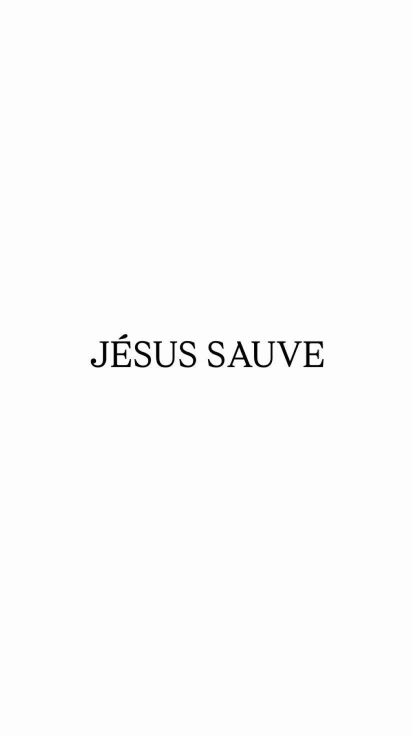
#> input picture analyses-video/2026-11-20_jesus-est-dieu-saint-espoir/images/image_01.jpg, 828 x 1472 px (shown at 1/2 size)
$ python trace.py ../../analyses-video/2026-11-20_jesus-est-dieu-saint-espoir/images/image_01.jpg
#> lines starting #> are read from the running program, lines starting #| are printed output that depends on the picture; after the words box and inside, x2 and y2 are one past the last pixel; in counts of white or black regions, pixels touching at a corner belong together
import sys, numpy as np, cv2, potrace
img = cv2.imread(sys.argv[1])[:, :, ::-1].astype(int)  # RGB
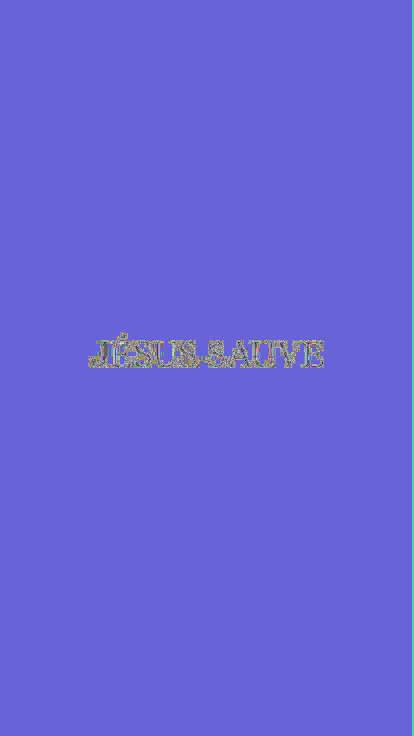
#> img: shape (1472, 828, 3) int64 (shown at 1/2 size); 256 distinct labels, from 0 to 255; one colour per label, 0 black
H, W = img.shape[:2]; print("size", W, H)
#> after `H, W = img.shape[:2]`: H = 1472; W = 828
#| size 828 1472
R,G,B = img[...,0],img[...,1],img[...,2]
#> R: shape (1472, 828) int64; 256 distinct labels, from 0 to 255
orange = (R>200)&(G>60)&(G<150)&(B<110)
#> orange: shape (1472, 828) bool; every value is 0
white = (R>220)&(G>220)&(B>220)
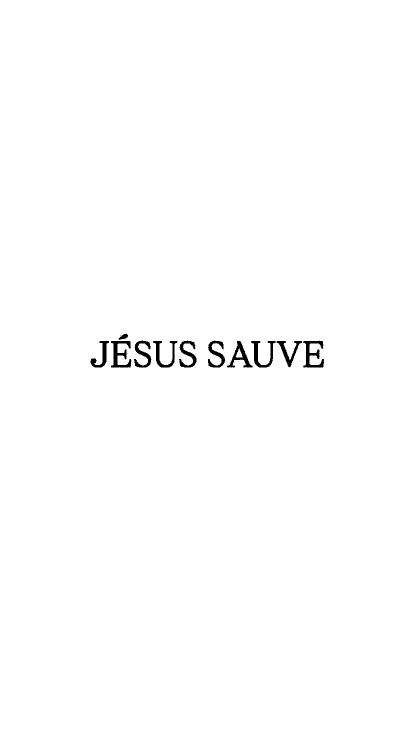
#> white: shape (1472, 828) bool (shown at 1/2 size); 99.3% white; 13 black regions (2 under 20 px), largest, box (x1, y1, x2, y2) and area: (222, 682, 263, 735) 990, (606, 681, 648, 735) 983, (502, 682, 552, 735) 846
purple = (B>120)&(R<140)&(G<110)
yy,xx=np.mgrid[0:H,0:W]; inside=(xx-626.5)**2+(yy-623.5)**2 < 595**2
white&=inside
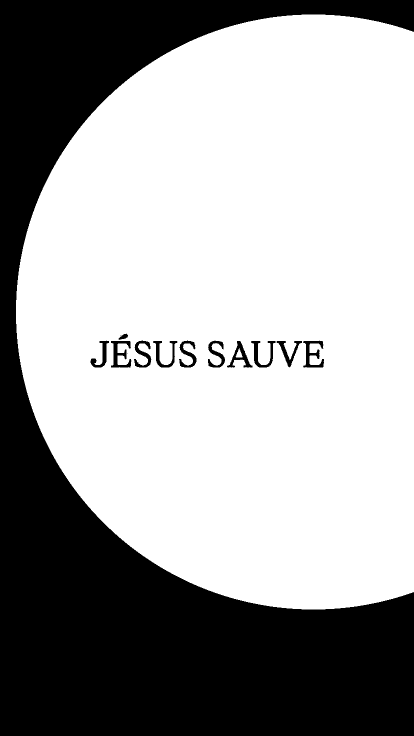
#> white: shape (1472, 828) bool (shown at 1/2 size); 64.2% white; 14 black regions (2 under 20 px), largest, box (x1, y1, x2, y2) and area: (0, 0, 828, 1472) 428152, (222, 682, 263, 735) 990, (606, 681, 648, 735) 983
for n,m in [("orange",orange),("white",white),("purple",purple)]:
    c = img[m].mean(0) if m.any() else None
#> (the run stopped early here; a loop or call above may not have finished)
